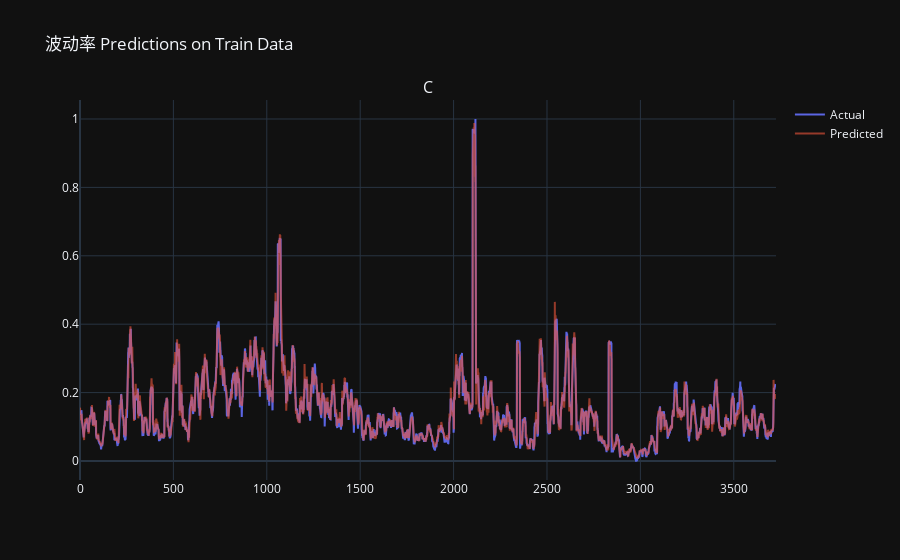

Notebook code cell kept with this figure:
### Code cell
fig = make_subplots(rows=1, cols=1, subplot_titles=('Close Predictions'))

train_close_pred = train_predictions[:, -1]
train_close_actual = train_labels[:, -1]

fig.add_trace(go.Scatter(x=np.arange(len(train_close_actual)), y=train_close_actual, mode='lines', name='Actual', opacity=0.9))
fig.add_trace(go.Scatter(x=np.arange(len(train_close_pred)), y=train_close_pred, mode='lines', name='Predicted', opacity=0.6))

fig.update_layout(title='波动率 Predictions on Train Data', template='plotly_dark')
fig.show()

### Figure 1 — Plotly figure (JSON) as saved in the notebook; plotly's stock layout.template omitted (floating-point values rounded to 4 significant figures; data arrays with more than 128 entries replaced by an {"elided": "..."} marker saying what was removed)
{"data": [{"mode": "lines", "name": "Actual", "opacity": 0.9, "type": "scatter", "x": {"elided": "3727 int values"}, "y": {"elided": "3727 float values"}}, {"mode": "lines", "name": "Predicted", "opacity": 0.6, "type": "scatter", "x": {"elided": "3727 int values"}, "y": {"elided": "3727 float values"}}], "layout": {"annotations": [{"font": {"size": 16}, "showarrow": false, "text": "C", "x": 0.5, "xanchor": "center", "xref": "paper", "y": 1, "yanchor": "bottom", "yref": "paper"}], "title": {"text": "波动率 Predictions on Train Data"}, "xaxis": {"anchor": "y", "domain": [0, 1]}, "yaxis": {"anchor": "x", "domain": [0, 1]}}}
